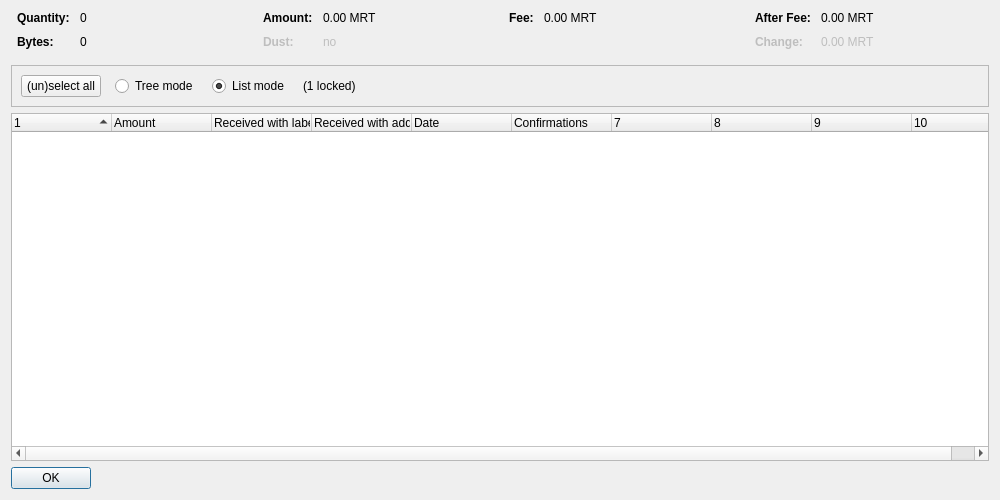
<?xml version="1.0" encoding="UTF-8"?>
<ui version="4.0">
 <class>CoinControlDialog</class>
 <widget class="QDialog" name="CoinControlDialog">
  <property name="geometry">
   <rect>
    <x>0</x>
    <y>0</y>
    <width>1000</width>
    <height>500</height>
   </rect>
  </property>
  <property name="windowTitle">
   <string>Coin Selection</string>
  </property>
  <layout class="QVBoxLayout" name="verticalLayout">
   <item>
    <layout class="QHBoxLayout" name="horizontalLayoutTop" stretch="0,0,0,0">
     <property name="topMargin">
      <number>0</number>
     </property>
     <property name="bottomMargin">
      <number>10</number>
     </property>
     <item>
      <layout class="QFormLayout" name="formLayoutCoinControl1">
       <property name="horizontalSpacing">
        <number>10</number>
       </property>
       <property name="verticalSpacing">
        <number>10</number>
       </property>
       <property name="leftMargin">
        <number>6</number>
       </property>
       <property name="rightMargin">
        <number>6</number>
       </property>
       <item row="0" column="0">
        <widget class="QLabel" name="labelCoinControlQuantityText">
         <property name="font">
          <font>
           <weight>75</weight>
           <bold>true</bold>
          </font>
         </property>
         <property name="text">
          <string>Quantity:</string>
         </property>
        </widget>
       </item>
       <item row="0" column="1">
        <widget class="QLabel" name="labelCoinControlQuantity">
         <property name="cursor">
          <cursorShape>IBeamCursor</cursorShape>
         </property>
         <property name="contextMenuPolicy">
          <enum>Qt::ActionsContextMenu</enum>
         </property>
         <property name="text">
          <string notr="true">0</string>
         </property>
         <property name="textInteractionFlags">
          <set>Qt::LinksAccessibleByMouse|Qt::TextSelectableByKeyboard|Qt::TextSelectableByMouse</set>
         </property>
        </widget>
       </item>
       <item row="1" column="0">
        <widget class="QLabel" name="labelCoinControlBytesText">
         <property name="font">
          <font>
           <weight>75</weight>
           <bold>true</bold>
          </font>
         </property>
         <property name="text">
          <string>Bytes:</string>
         </property>
        </widget>
       </item>
       <item row="1" column="1">
        <widget class="QLabel" name="labelCoinControlBytes">
         <property name="cursor">
          <cursorShape>IBeamCursor</cursorShape>
         </property>
         <property name="contextMenuPolicy">
          <enum>Qt::ActionsContextMenu</enum>
         </property>
         <property name="text">
          <string notr="true">0</string>
         </property>
         <property name="textInteractionFlags">
          <set>Qt::LinksAccessibleByMouse|Qt::TextSelectableByKeyboard|Qt::TextSelectableByMouse</set>
         </property>
        </widget>
       </item>
      </layout>
     </item>
     <item>
      <layout class="QFormLayout" name="formLayoutCoinControl2">
       <property name="horizontalSpacing">
        <number>10</number>
       </property>
       <property name="verticalSpacing">
        <number>10</number>
       </property>
       <property name="leftMargin">
        <number>6</number>
       </property>
       <property name="rightMargin">
        <number>6</number>
       </property>
       <item row="0" column="0">
        <widget class="QLabel" name="labelCoinControlAmountText">
         <property name="font">
          <font>
           <weight>75</weight>
           <bold>true</bold>
          </font>
         </property>
         <property name="text">
          <string>Amount:</string>
         </property>
        </widget>
       </item>
       <item row="0" column="1">
        <widget class="QLabel" name="labelCoinControlAmount">
         <property name="cursor">
          <cursorShape>IBeamCursor</cursorShape>
         </property>
         <property name="contextMenuPolicy">
          <enum>Qt::ActionsContextMenu</enum>
         </property>
         <property name="text">
          <string notr="true">0.00 MRT</string>
         </property>
         <property name="textInteractionFlags">
          <set>Qt::LinksAccessibleByMouse|Qt::TextSelectableByKeyboard|Qt::TextSelectableByMouse</set>
         </property>
        </widget>
       </item>
       <item row="1" column="0">
        <widget class="QLabel" name="labelCoinControlLowOutputText">
         <property name="enabled">
          <bool>false</bool>
         </property>
         <property name="font">
          <font>
           <weight>75</weight>
           <bold>true</bold>
          </font>
         </property>
         <property name="text">
          <string>Dust:</string>
         </property>
        </widget>
       </item>
       <item row="1" column="1">
        <widget class="QLabel" name="labelCoinControlLowOutput">
         <property name="enabled">
          <bool>false</bool>
         </property>
         <property name="cursor">
          <cursorShape>IBeamCursor</cursorShape>
         </property>
         <property name="contextMenuPolicy">
          <enum>Qt::ActionsContextMenu</enum>
         </property>
         <property name="text">
          <string notr="true">no</string>
         </property>
         <property name="textInteractionFlags">
          <set>Qt::LinksAccessibleByMouse|Qt::TextSelectableByKeyboard|Qt::TextSelectableByMouse</set>
         </property>
        </widget>
       </item>
      </layout>
     </item>
     <item>
      <layout class="QFormLayout" name="formLayoutCoinControl3">
       <property name="horizontalSpacing">
        <number>10</number>
       </property>
       <property name="verticalSpacing">
        <number>10</number>
       </property>
       <property name="leftMargin">
        <number>6</number>
       </property>
       <property name="rightMargin">
        <number>6</number>
       </property>
       <item row="0" column="0">
        <widget class="QLabel" name="labelCoinControlFeeText">
         <property name="font">
          <font>
           <weight>75</weight>
           <bold>true</bold>
          </font>
         </property>
         <property name="text">
          <string>Fee:</string>
         </property>
        </widget>
       </item>
       <item row="0" column="1">
        <widget class="QLabel" name="labelCoinControlFee">
         <property name="cursor">
          <cursorShape>IBeamCursor</cursorShape>
         </property>
         <property name="contextMenuPolicy">
          <enum>Qt::ActionsContextMenu</enum>
         </property>
         <property name="text">
          <string notr="true">0.00 MRT</string>
         </property>
         <property name="textInteractionFlags">
          <set>Qt::LinksAccessibleByMouse|Qt::TextSelectableByKeyboard|Qt::TextSelectableByMouse</set>
         </property>
        </widget>
       </item>
      </layout>
     </item>
     <item>
      <layout class="QFormLayout" name="formLayoutCoinControl4">
       <property name="horizontalSpacing">
        <number>10</number>
       </property>
       <property name="verticalSpacing">
        <number>10</number>
       </property>
       <property name="leftMargin">
        <number>6</number>
       </property>
       <property name="rightMargin">
        <number>6</number>
       </property>
       <item row="0" column="0">
        <widget class="QLabel" name="labelCoinControlAfterFeeText">
         <property name="font">
          <font>
           <weight>75</weight>
           <bold>true</bold>
          </font>
         </property>
         <property name="text">
          <string>After Fee:</string>
         </property>
        </widget>
       </item>
       <item row="0" column="1">
        <widget class="QLabel" name="labelCoinControlAfterFee">
         <property name="cursor">
          <cursorShape>IBeamCursor</cursorShape>
         </property>
         <property name="contextMenuPolicy">
          <enum>Qt::ActionsContextMenu</enum>
         </property>
         <property name="text">
          <string notr="true">0.00 MRT</string>
         </property>
         <property name="textInteractionFlags">
          <set>Qt::LinksAccessibleByMouse|Qt::TextSelectableByKeyboard|Qt::TextSelectableByMouse</set>
         </property>
        </widget>
       </item>
       <item row="1" column="0">
        <widget class="QLabel" name="labelCoinControlChangeText">
         <property name="enabled">
          <bool>false</bool>
         </property>
         <property name="font">
          <font>
           <weight>75</weight>
           <bold>true</bold>
          </font>
         </property>
         <property name="text">
          <string>Change:</string>
         </property>
        </widget>
       </item>
       <item row="1" column="1">
        <widget class="QLabel" name="labelCoinControlChange">
         <property name="enabled">
          <bool>false</bool>
         </property>
         <property name="cursor">
          <cursorShape>IBeamCursor</cursorShape>
         </property>
         <property name="contextMenuPolicy">
          <enum>Qt::ActionsContextMenu</enum>
         </property>
         <property name="text">
          <string notr="true">0.00 MRT</string>
         </property>
         <property name="textInteractionFlags">
          <set>Qt::LinksAccessibleByMouse|Qt::TextSelectableByKeyboard|Qt::TextSelectableByMouse</set>
         </property>
        </widget>
       </item>
      </layout>
     </item>
    </layout>
   </item>
   <item>
    <widget class="QFrame" name="frame">
     <property name="minimumSize">
      <size>
       <width>0</width>
       <height>40</height>
      </size>
     </property>
     <property name="frameShape">
      <enum>QFrame::StyledPanel</enum>
     </property>
     <property name="frameShadow">
      <enum>QFrame::Sunken</enum>
     </property>
     <layout class="QHBoxLayout" name="horizontalLayout">
      <item>
       <layout class="QHBoxLayout" name="horizontalLayoutPanel" stretch="0,0,0,0,0">
        <property name="spacing">
         <number>14</number>
        </property>
        <item>
         <widget class="QPushButton" name="pushButtonSelectAll">
          <property name="sizePolicy">
           <sizepolicy hsizetype="Maximum" vsizetype="Fixed">
            <horstretch>0</horstretch>
            <verstretch>0</verstretch>
           </sizepolicy>
          </property>
          <property name="text">
           <string>(un)select all</string>
          </property>
          <property name="autoDefault">
           <bool>false</bool>
          </property>
         </widget>
        </item>
        <item>
         <widget class="QRadioButton" name="radioTreeMode">
          <property name="sizePolicy">
           <sizepolicy hsizetype="Maximum" vsizetype="Fixed">
            <horstretch>0</horstretch>
            <verstretch>0</verstretch>
           </sizepolicy>
          </property>
          <property name="text">
           <string>Tree mode</string>
          </property>
         </widget>
        </item>
        <item>
         <widget class="QRadioButton" name="radioListMode">
          <property name="sizePolicy">
           <sizepolicy hsizetype="Maximum" vsizetype="Fixed">
            <horstretch>0</horstretch>
            <verstretch>0</verstretch>
           </sizepolicy>
          </property>
          <property name="text">
           <string>List mode</string>
          </property>
          <property name="checked">
           <bool>true</bool>
          </property>
         </widget>
        </item>
        <item>
         <widget class="QLabel" name="labelLocked">
          <property name="text">
           <string notr="true">(1 locked)</string>
          </property>
         </widget>
        </item>
        <item>
         <spacer name="horizontalSpacer">
          <property name="orientation">
           <enum>Qt::Horizontal</enum>
          </property>
          <property name="sizeHint" stdset="0">
           <size>
            <width>40</width>
            <height>20</height>
           </size>
          </property>
         </spacer>
        </item>
       </layout>
      </item>
     </layout>
    </widget>
   </item>
   <item>
    <widget class="CoinControlTreeWidget" name="treeWidget">
     <property name="contextMenuPolicy">
      <enum>Qt::CustomContextMenu</enum>
     </property>
     <property name="sortingEnabled">
      <bool>false</bool>
     </property>
     <property name="columnCount">
      <number>10</number>
     </property>
     <attribute name="headerShowSortIndicator" stdset="0">
      <bool>true</bool>
     </attribute>
     <attribute name="headerStretchLastSection">
      <bool>false</bool>
     </attribute>
     <column>
      <property name="text">
       <string/>
      </property>
     </column>
     <column>
      <property name="text">
       <string>Amount</string>
      </property>
     </column>
     <column>
      <property name="text">
       <string>Received with label</string>
      </property>
     </column>
     <column>
      <property name="text">
       <string>Received with address</string>
      </property>
     </column>
     <column>
      <property name="text">
       <string>Date</string>
      </property>
     </column>
     <column>
      <property name="text">
       <string>Confirmations</string>
      </property>
      <property name="toolTip">
       <string>Confirmed</string>
      </property>
     </column>
     <column>
      <property name="text">
       <string/>
      </property>
     </column>
     <column>
      <property name="text">
       <string/>
      </property>
     </column>
     <column>
      <property name="text">
       <string/>
      </property>
     </column>
     <column>
      <property name="text">
       <string/>
      </property>
     </column>
    </widget>
   </item>
   <item>
    <widget class="QDialogButtonBox" name="buttonBox">
     <property name="sizePolicy">
      <sizepolicy hsizetype="Maximum" vsizetype="Fixed">
       <horstretch>0</horstretch>
       <verstretch>0</verstretch>
      </sizepolicy>
     </property>
     <property name="orientation">
      <enum>Qt::Horizontal</enum>
     </property>
     <property name="standardButtons">
      <set>QDialogButtonBox::Ok</set>
     </property>
    </widget>
   </item>
  </layout>
 </widget>
 <customwidgets>
  <customwidget>
   <class>CoinControlTreeWidget</class>
   <extends>QTreeWidget</extends>
   <header>coincontroltreewidget.h</header>
  </customwidget>
 </customwidgets>
 <resources/>
 <connections/>
</ui>
